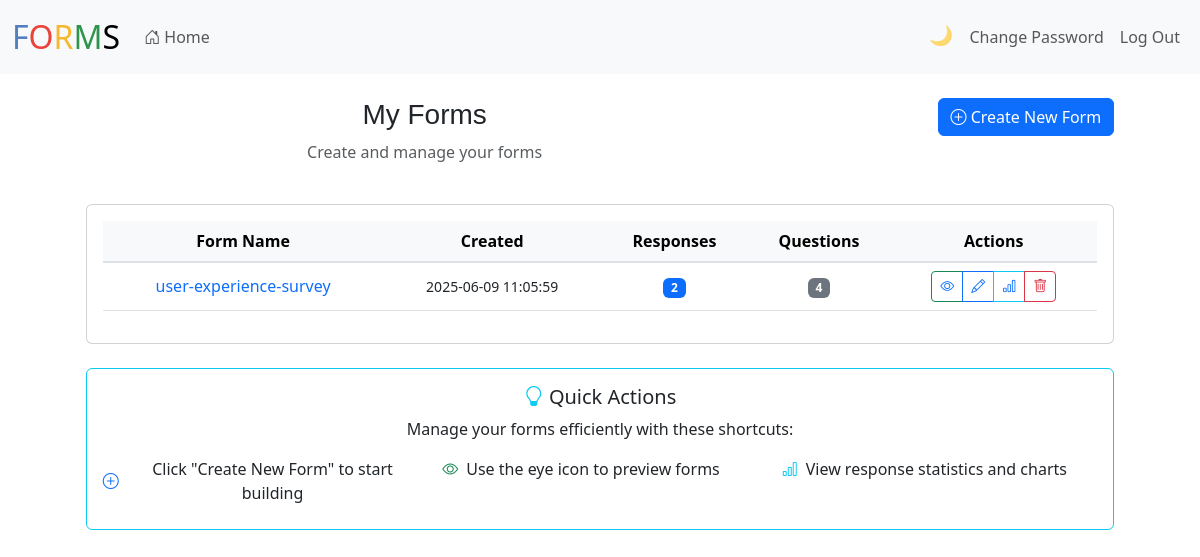
/ (signed in), run on the app's committed database.
### models.py (models this page shows, shortened)
class Form(db.Model):
    __tablename__ = "forms"
    id = db.Column(db.String(8), primary_key=True, default=generate_random_id)
    name = db.Column(db.String, default="")
    title = db.Column(db.String, default="")
    description = db.Column(db.String, default="")
    questionCount = db.Column(db.Integer, default=0)
    createdAt = db.Column(db.String, default=lambda: datetime.now().strftime("%Y-%m-%d %H:%M:%S"))
    responsesCount = db.Column(db.Integer, default=0)
    userId = db.Column(db.String(8), db.ForeignKey('users.id'))
    questions = db.relationship('Question', backref='form', cascade="all, delete-orphan", lazy=True)
    options = db.relationship('Option', backref='form', cascade="all, delete-orphan", lazy=True)
    responses = db.relationship('Response', backref='form', cascade="all, delete-orphan", lazy=True)

### index.py (the view)
@home_bp.route('/',methods=['GET','POST'])
@login_required
def index():
    try:
        empty_forms = Form.query.filter(Form.userId == current_user.id,
            or_(Form.name == "", Form.title == "", Form.questionCount <= 0)
        ).all()
        for form in empty_forms:
            db.session.delete(form)
        db.session.commit()
        forms = Form.query.filter_by(userId=current_user.id).all()
        return render_template('index.html', forms=forms)
    except Exception as e:
        if request.is_json:
            return jsonify({'success': False, 'error': str(e)})
        return f"An error occurred: {str(e)}", 500

### app.py (called while the page is built)
@login_manager.user_loader
def load_user(user_id):
    return User.query.get(str(user_id))

@app.after_request
def after_request(response):
    response.headers["Cache-Control"] = "no-cache, no-store, must-revalidate"
    response.headers["Expires"] = 0
    response.headers["Pragma"] = "no-cache"
    return response

@app.context_processor
def inject_csrf_token():
    from flask_wtf.csrf import generate_csrf
    return dict(csrf_token=generate_csrf)

### templates/index.html (shortened to what this page needs)
{% extends "layout1.html" %}
{% block main %}
<div class="container" style="max-width: 1100px;">
    <div class="row mb-4">
        <div class="col-md-8">
            <h1 class="h3">My Forms</h1>
            <p class="text-muted">Create and manage your forms</p>
        </div>
        <div class="col-md-4 text-end">
            <a href="/create" class="btn btn-primary">
                <i class="bi bi-plus-circle"></i> Create New Form
            </a>
        </div>
    </div>
    {% if forms %}
    <div class="row">
        <div class="col-12">
            <div class="card">
                <div class="card-body">
                    <div class="table-responsive">
                        <table class="table table-hover align-middle">
                            <thead class="table-light">
                                <tr>
                                    <th>Form Name</th>
                                    <th>Created</th>
                                    <th>Responses</th>
                                    <th>Questions</th>
                                    <th>Actions</th>
                                </tr>
                            </thead>
                            <tbody>
                                {% for form in forms %}
                                <tr>
                                    <td>
                                        <a href="{{ url_for('respond.respond', form_id=form.id) }}"
                                           class="text-decoration-none fw-medium">
                                            {{ form.name }}
                                        </a>
                                    </td>
                                    <td>
                                        <small class="text-muted">
                                            {{ form.createdAt if form.createdAt else 'N/A' }}
                                        </small>
                                    </td>
                                    <td>
                                        <span class="badge bg-primary">{{ form.responsesCount or 0 }}</span>
                                    </td>
                                    <td>
                                        <span class="badge bg-secondary">{{ form.questionCount or 0 }}</span>
                                    </td>
                                    <td>
                                        <div class="btn-group" role="group">
                                            <a href="{{ url_for('respond.respond', form_id=form.id) }}"
                                               class="btn btn-outline-success btn-sm"
                                               title="View Form">
                                                <i class="bi bi-eye"></i>
                                            </a>
                                            <a href="{{ url_for('builder.create', form_id=form.id) }}"
                                               class="btn btn-outline-primary btn-sm"
                                               title="Edit Form">
                                                <i class="bi bi-pencil"></i>
                                            </a>
                                            <a href="{{ url_for('respond.responses_statistics', form_id=form.id) }}"
                                               class="btn btn-outline-info btn-sm"
                                               title="View Statistics">
                                                <i class="bi bi-bar-chart"></i>
                                            </a>
                                            <button class="btn btn-outline-danger btn-sm delete-form-btn"
                                                    data-form-id="{{ form.id }}"
                                                    title="Delete Form">
                                                <i class="bi bi-trash"></i>
                                            </button>
                                        </div>
                                    </td>
                                </tr>
                                {% endfor %}
                            </tbody>
                        </table>
                    </div>
                </div>
            </div>
        </div>
    </div>
    <div class="row mt-4">
        <div class="col-12">
            <div class="card border-info">
                <div class="card-body">
                    <h5 class="card-title">
                        <i class="bi bi-lightbulb text-info"></i> Quick Actions
                    </h5>
                    <p class="card-text">Manage your forms efficiently with these shortcuts:</p>
                    <div class="row">
                        <div class="col-md-4">
                            <div class="d-flex align-items-center mb-2">
                                <i class="bi bi-plus-circle text-primary me-2"></i>
                                <span>Click "Create New Form" to start building</span>
                            </div>
                        </div>
                        <div class="col-md-4">
                            <div class="d-flex align-items-center mb-2">
                                <i class="bi bi-eye text-success me-2"></i>
                                <span>Use the eye icon to preview forms</span>
                            </div>
                        </div>
                        <div class="col-md-4">
                            <div class="d-flex align-items-center mb-2">
                                <i class="bi bi-bar-chart text-info me-2"></i>
                                <span>View response statistics and charts</span>
                            </div>
                        </div>
                    </div>
                </div>
            </div>
        </div>
    </div>
    {% endif %}
</div>
{% endblock %}

### static/css/styles.css (style rules this page uses)
body { background-color: #fff; color: #212529; font-size: 1rem; font-weight: 400; line-height: 1.5; margin: 0; text-align: left; }
.container { margin-left: auto; margin-right: auto; padding-left: 15px; padding-right: 15px; text-align: center; width: 90%; }
h1 { font-family: 'Montserrat', sans-serif; font-size: 48px; }
button, input[type="submit"] { background-color: #d9edff; border: 1px solid transparent; border-radius: 0.25rem; font-size: 0.95rem; font-weight: 400; line-height: 1.5; padding: 0.375rem 0.75rem; text-align: center; transition: color 0.15s ease-in-out, background-color 0.15s ease-in-out, border-color 0.15s ease-in-out, box-shadow 0.15s ease-in-out; vertical-align: middle; }
table { background-color: transparent; margin-bottom: 1rem; width: 100%; }
table th, table td { padding: 0.75rem; vertical-align: middle; }
tbody tr:nth-of-type(odd) { background-color: rgb(179, 208, 255, 0.3) }
.table tbody tr { background-color: #ffffff !important; color: #212529 !important; transition: background-color 0.2s ease; }
.table tbody tr td { color: inherit !important; }
.table tbody tr td a { color: #0d6efd !important; }
.table thead th { background-color: #f8f9fa !important; border-bottom: 2px solid #dee2e6; color: #000000 !important; }
.table tbody tr td small { color: inherit !important; }
body, .navbar, .card, .form-control, .form-select, .btn, .alert, .table { transition: background-color 0.3s ease, color 0.3s ease, border-color 0.3s ease; }

### data on the page
Form: name "user-experience-survey", createdAt "2025-06-09 11:05:59", responsesCount "2", questionCount "4"
